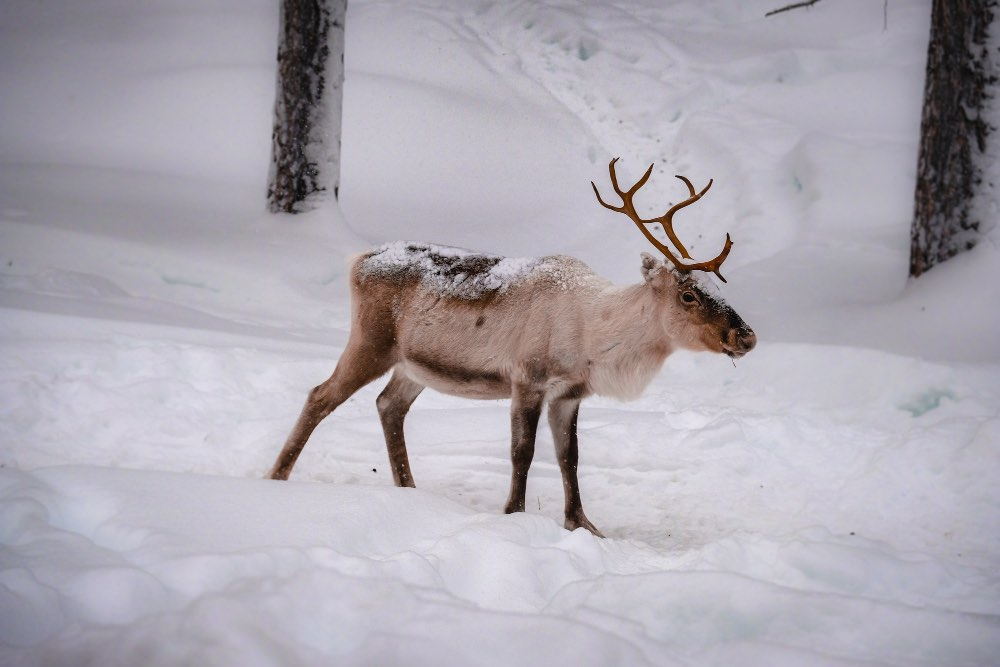
#> input picture Práctica 1/Images/Deer.jpg, 1000 x 667 px
$ jupyter execute 'Task 5.ipynb'
#> lines starting #> are read from the running program, lines starting #| are printed output that depends on the picture
# Task 5: Destacar tanto el píxel con el color más claro como con el color más oscuro de una imagen

[cell 1]
# Import the necessary libraries
import numpy as np
import matplotlib.pyplot as plt
import random
import cv2

[cell 2]
# Load the color image
img = cv2.imread('./Images/Deer.jpg')  # Load an image from the specified path
#> img is the input picture: shape (667, 1000, 3); mean B, G, R 176.5, 167.5, 172.4

# Force the image to grayscale
gray_img = cv2.imread('./Images/Deer.jpg', cv2.IMREAD_GRAYSCALE)  # Load the same image in grayscale
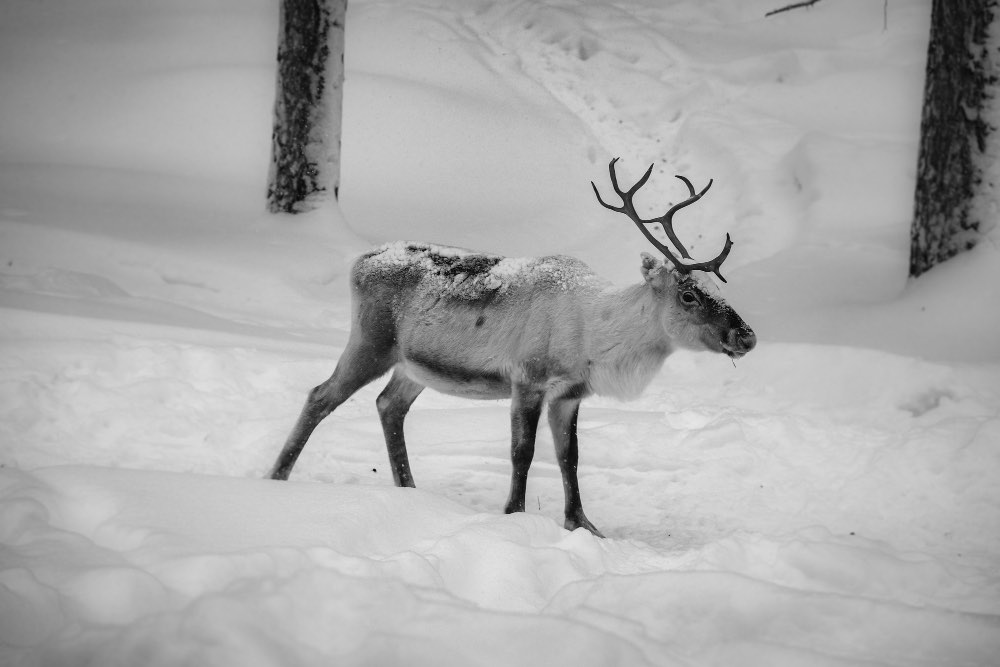
#> gray_img: shape (667, 1000); min 0, max 231, mean 170

# Find the darkest and lightest pixels in the grayscale image
dark_pixel_coords = np.unravel_index(np.argmin(gray_img), gray_img.shape)  # Coordinates of the darkest pixel
#> dark_pixel_coords = (262, 446)
light_pixel_coords = np.unravel_index(np.argmax(gray_img), gray_img.shape)  # Coordinates of the lightest pixel
#> light_pixel_coords = (404, 346)

# Highlight the darkest pixel
img_dark = img.copy()  # Create a copy of the original image
cv2.circle(img_dark, (dark_pixel_coords[1], dark_pixel_coords[0]), 10, (0, 0, 0), -1)  # Draw a black circle around the darkest pixel
cv2.circle(img_dark, (dark_pixel_coords[1], dark_pixel_coords[0]), 10, (255, 255, 255), 5)  # Draw a white border around the black circle
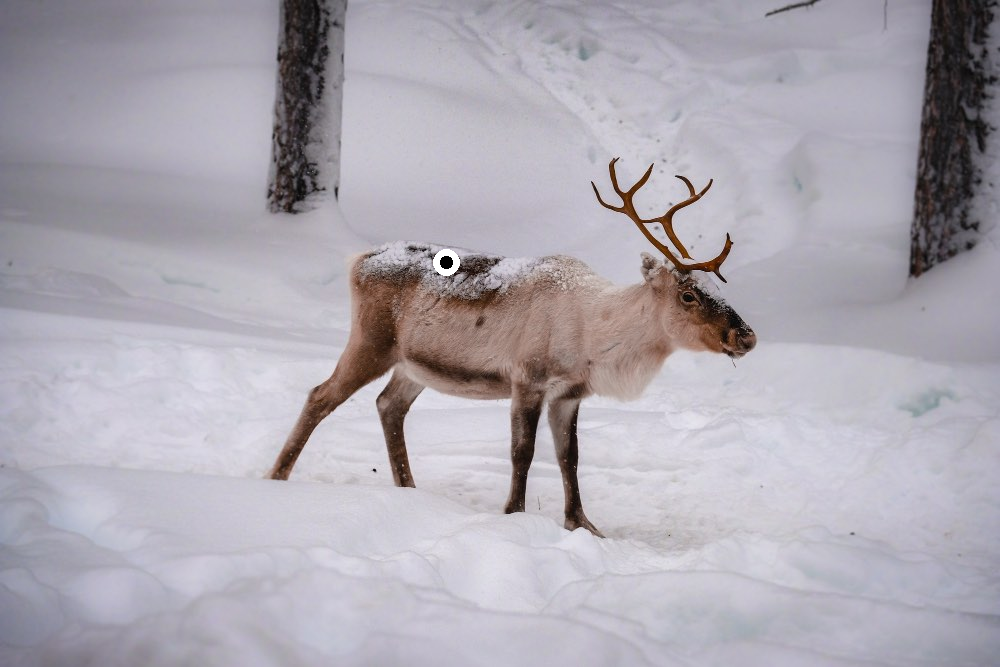
#> img_dark: shape (667, 1000, 3); mean B, G, R 176.5, 167.6, 172.4

# Highlight the lightest pixel
img_light = img.copy()  # Create another copy of the original image
cv2.circle(img_light, (light_pixel_coords[1], light_pixel_coords[0]), 10, (255, 255, 255), -1)  # Draw a white circle around the lightest pixel
cv2.circle(img_light, (light_pixel_coords[1], light_pixel_coords[0]), 10, (0, 0, 0), 5)  # Draw a black border around the white circle
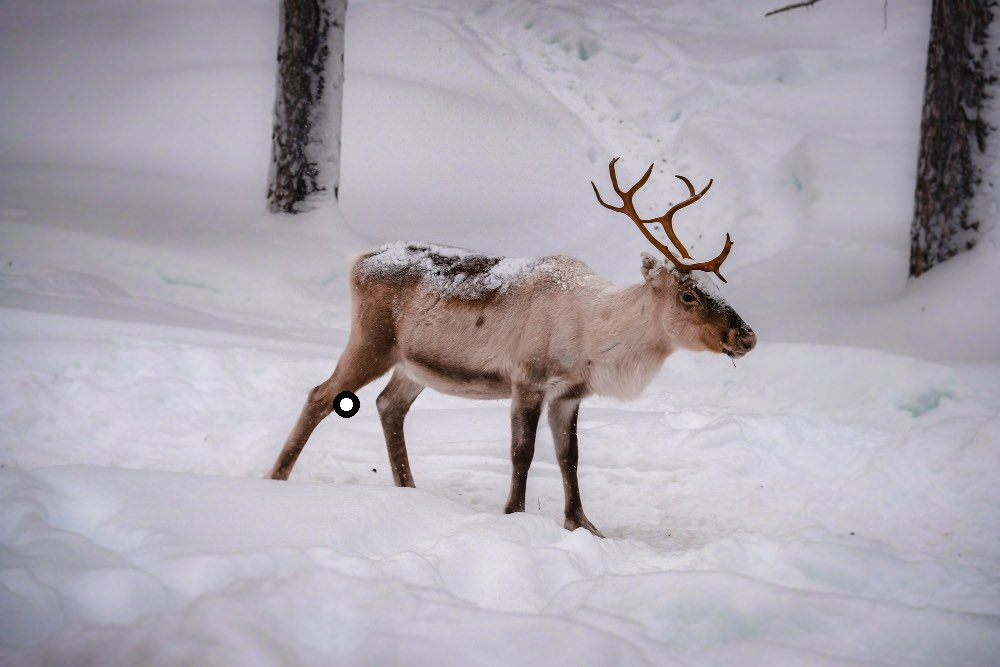
#> img_light: shape (667, 1000, 3); mean B, G, R 176.4, 167.4, 172.3

# Display the image with the darkest pixel highlighted
plt.imshow(cv2.cvtColor(img_dark, cv2.COLOR_BGR2RGB))  # Convert the image from BGR to RGB for correct color display
plt.title('Darkest Pixel')  # Set the title of the image
plt.axis('off')  # Hide axis labels
plt.show()  # Show the image

# Display the image with the lightest pixel highlighted
plt.imshow(cv2.cvtColor(img_light, cv2.COLOR_BGR2RGB))  # Convert the image from BGR to RGB for correct color display
plt.title('Lightest Pixel')  # Set the title of the image
plt.axis('off')  # Hide axis labels
plt.show()  # Show the image
